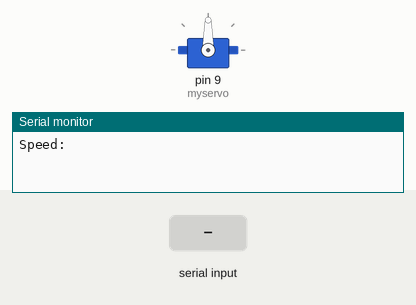
Simulated run of this sketch. Board: Arduino Uno, built with avr-gcc and run on an emulated ATmega328P. On the bench: servo, the last lines printed to the serial monitor. The test bench sets the inputs (shaded band).

Above: at 1.2 s.
1.3 s: "30,150\n" received over Serial
At 3.3 s:
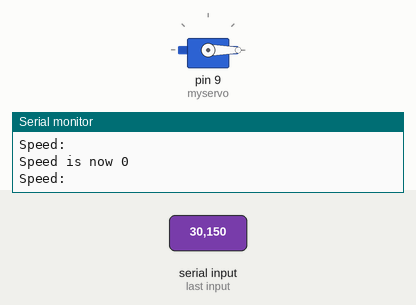
4.0 s: "90,45\n" received over Serial
At 4.5 s:
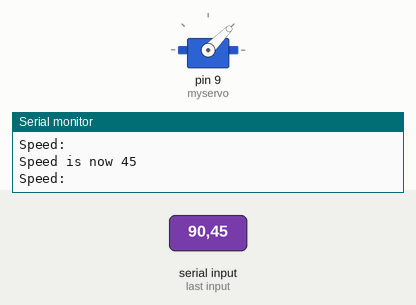
6.7 s: "200\n" received over Serial
At 7.5 s:
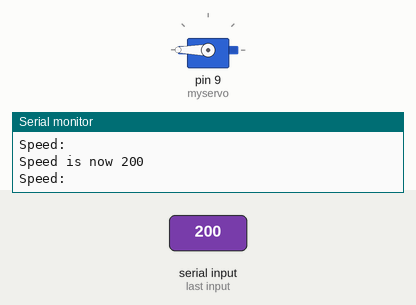
Timing chart, 0 to 9.7 s (numbered marks = the images above; inputs shaded):
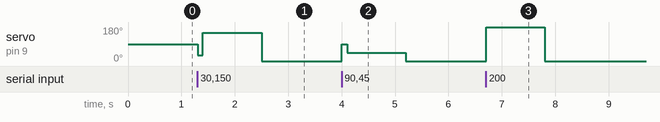

Measured:
- after the input at 1.3 s, servo on pin 9 (myservo): 90° → 30° at once, → 150° 0.10 s later, → 0° 1.1 s later
- after the input at 4.0 s, servo on pin 9 (myservo): 0° → 90° at once, → 45° 0.10 s later, → 0° 1.1 s later
- after the input at 6.7 s, servo on pin 9 (myservo): 0° → 180° at once, → 0° 1.1 s later

The sketch:

continuous_servo.ino
```cpp
#include <Servo.h>

Servo myservo;

int speed;

void setup()
{
  Serial.begin(9600);
  myservo.attach(9);
  myservo.write(90);  // set servo to mid-point
}

void loop() {
  Serial.println("Speed:");
    while (Serial.available() == 0);
    speed = Serial.parseInt();
    myservo.write(speed);
    delay(100);
    Serial.print("Speed is now ");
    Serial.println(speed);
}
```
